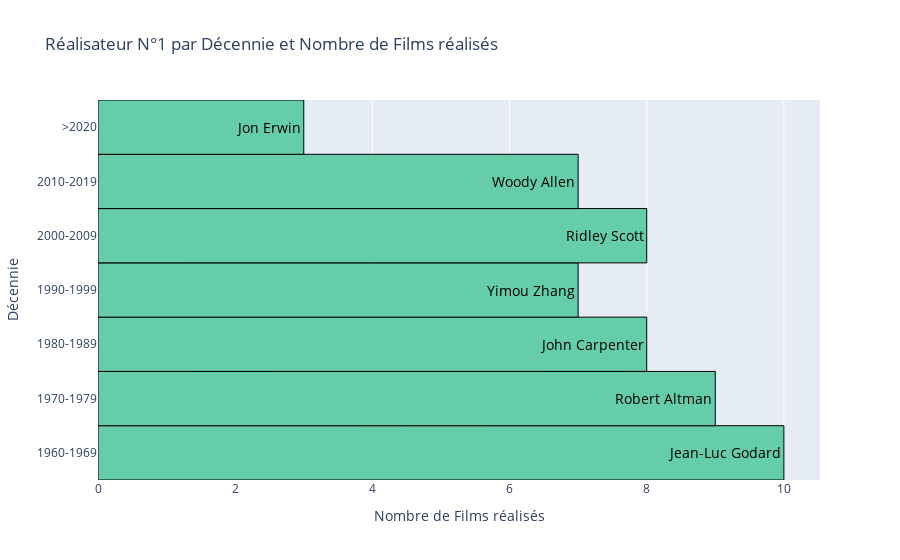

Write notebook code for a chart like this one.
### Markdown cell above
- On veut afficher quels réalisateurs ont réalisés le plus de films pour chaque décénnie.

### Code cell
directors_top_1_by_decades(df)

### Figure 1 — Plotly figure (JSON) as saved in the notebook; plotly's stock layout.template omitted (floating-point values rounded to 4 significant figures)
{"data": [{"marker": {"color": "#66cdaa", "line": {"color": "black", "width": 1}}, "orientation": "h", "text": ["Jean-Luc Godard", "Robert Altman", "John Carpenter", "Yimou Zhang", "Ridley Scott", "Woody Allen", "Jon Erwin"], "textfont": {"color": "black", "size": 14}, "textposition": "auto", "type": "bar", "width": 1, "x": [10, 9, 8, 7, 8, 7, 3], "y": ["1960-1969", "1970-1979", "1980-1989", "1990-1999", "2000-2009", "2010-2019", ">2020"]}], "layout": {"title": {"text": "Réalisateur N°1 par Décennie et Nombre de Films réalisés"}, "xaxis": {"title": {"text": "Nombre de Films réalisés"}}, "yaxis": {"title": {"text": "Décennie"}}}}
